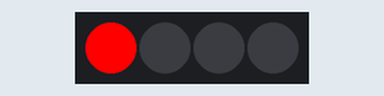
A sketch run on a simulated Arduino Uno, built with avr-gcc and run on an emulated ATmega328P. On the bench: 4 RGB LEDs in strip order, left to right.

Above: at 0.12 s.
At 0.87 s:
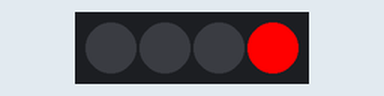
At 1.37 s:
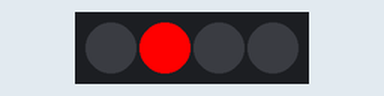
At 2.62 s:
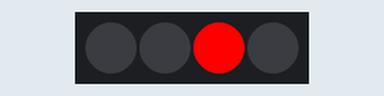
Timing chart, 0 to 3.0 s (numbered marks = the images above):
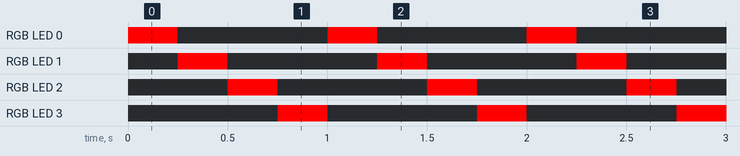

The sketch:

dc916_test1_chase.ino
```cpp
#include <Adafruit_DotStar.h>
#include <SPI.h>

#define NUMPIXELS 4
Adafruit_DotStar strip = Adafruit_DotStar(NUMPIXELS);

uint32_t red   = 0xFF0000;
uint32_t green = 0x00FF00;
uint32_t blue  = 0x0000FF;
uint32_t white = 0xFFFFFF;

uint32_t chasecolor = red;

void setup() {
  strip.begin();
  strip.show();
}

void loop() {
  for (unsigned i=0;i<NUMPIXELS;i++) {movePixel(i,chasecolor);delay(250);}

}

void movePixel(unsigned index, uint32_t color) {
  if (!index) strip.setPixelColor(NUMPIXELS-1, 0);
  else strip.setPixelColor(index-1, 0);
  strip.setPixelColor(index,color);
  strip.show();
  return;
}
```

Measured:
- by itself, RGB LED 0–3: alternates RGB(255, 0, 0) for 0.25 s and off for 0.75 s
- by itself, everything shown: repeats every 1.0 s, in 4 steps
